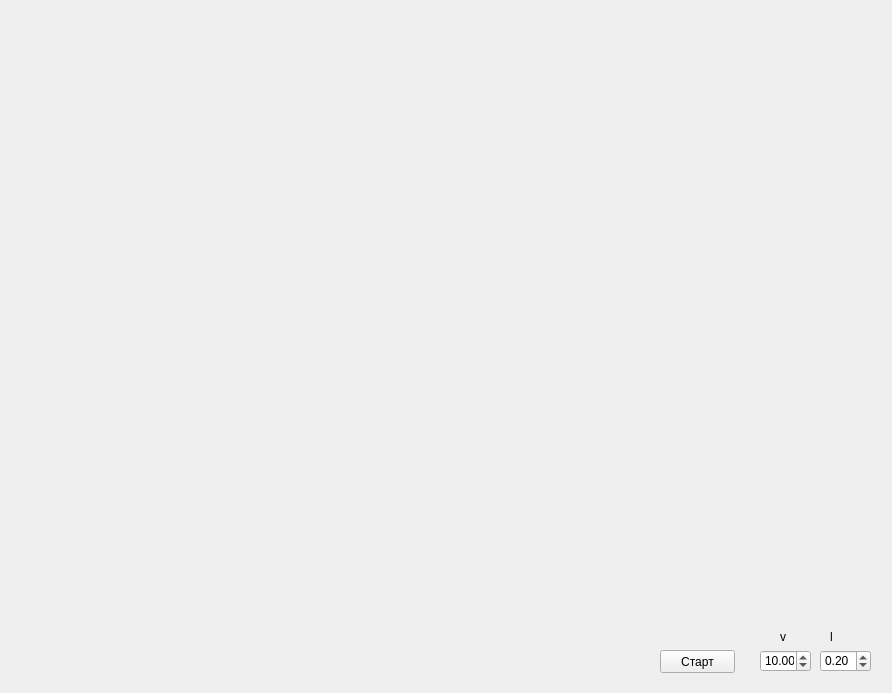
<?xml version="1.0" encoding="UTF-8"?>
<ui version="4.0">
 <class>MainWindow</class>
 <widget class="QMainWindow" name="MainWindow">
  <property name="geometry">
   <rect>
    <x>0</x>
    <y>0</y>
    <width>892</width>
    <height>693</height>
   </rect>
  </property>
  <property name="sizePolicy">
   <sizepolicy hsizetype="Ignored" vsizetype="Ignored">
    <horstretch>0</horstretch>
    <verstretch>0</verstretch>
   </sizepolicy>
  </property>
  <property name="minimumSize">
   <size>
    <width>892</width>
    <height>693</height>
   </size>
  </property>
  <property name="maximumSize">
   <size>
    <width>892</width>
    <height>693</height>
   </size>
  </property>
  <property name="windowTitle">
   <string>Лабораторная 3 - Крокодил</string>
  </property>
  <widget class="QWidget" name="centralWidget">
   <widget class="QDoubleSpinBox" name="SpinBox_v">
    <property name="geometry">
     <rect>
      <x>760</x>
      <y>650</y>
      <width>51</width>
      <height>22</height>
     </rect>
    </property>
    <property name="decimals">
     <number>2</number>
    </property>
    <property name="maximum">
     <double>20.000000000000000</double>
    </property>
    <property name="singleStep">
     <double>0.100000000000000</double>
    </property>
    <property name="value">
     <double>10.000000000000000</double>
    </property>
   </widget>
   <widget class="QDoubleSpinBox" name="SpinBox_l">
    <property name="geometry">
     <rect>
      <x>820</x>
      <y>650</y>
      <width>51</width>
      <height>22</height>
     </rect>
    </property>
    <property name="decimals">
     <number>2</number>
    </property>
    <property name="maximum">
     <double>1.000000000000000</double>
    </property>
    <property name="singleStep">
     <double>0.100000000000000</double>
    </property>
    <property name="value">
     <double>0.200000000000000</double>
    </property>
   </widget>
   <widget class="QLabel" name="label">
    <property name="geometry">
     <rect>
      <x>780</x>
      <y>630</y>
      <width>46</width>
      <height>13</height>
     </rect>
    </property>
    <property name="text">
     <string>v</string>
    </property>
   </widget>
   <widget class="QLabel" name="label_2">
    <property name="geometry">
     <rect>
      <x>830</x>
      <y>630</y>
      <width>46</width>
      <height>13</height>
     </rect>
    </property>
    <property name="text">
     <string>l</string>
    </property>
   </widget>
   <widget class="QPushButton" name="pushButton">
    <property name="geometry">
     <rect>
      <x>660</x>
      <y>650</y>
      <width>75</width>
      <height>23</height>
     </rect>
    </property>
    <property name="text">
     <string>Старт</string>
    </property>
   </widget>
  </widget>
 </widget>
 <layoutdefault spacing="6" margin="11"/>
 <resources/>
 <connections/>
</ui>
